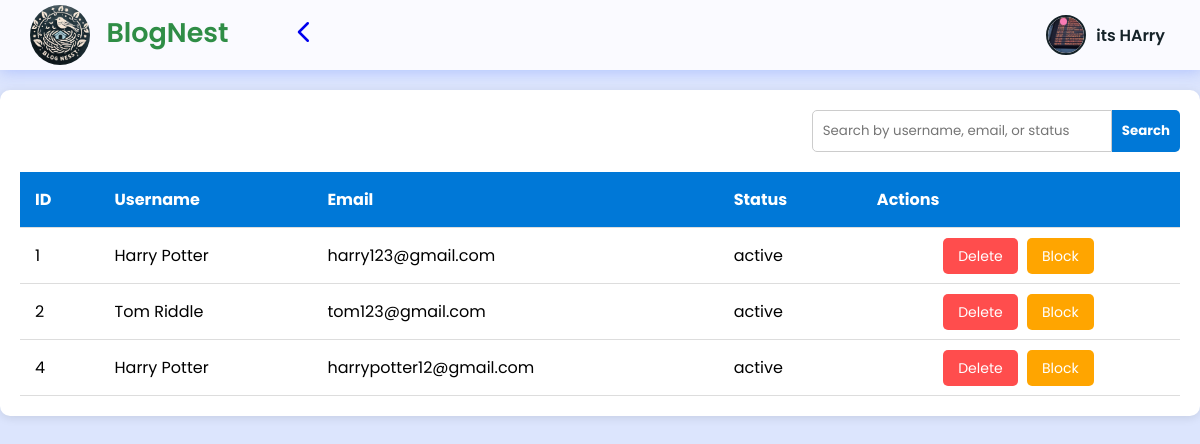
Screenshot of /Frontify/Main_Templete/Admin/user.php (signed in) with the database file from the repository.
### tables this page shows
CREATE TABLE `log_detail` (
  `id` int(50) NOT NULL,
  `uname` varchar(20) NOT NULL,
  `eid` varchar(254) NOT NULL,
  `password` varchar(32) NOT NULL,
  `type` varchar(10) NOT NULL,
  `profile_image` varchar(800) DEFAULT NULL,
  `status` varchar(30) NOT NULL DEFAULT 'active'
);

### Frontify/Main_Templete/Admin/user.php (the view, shortened to what this page needs)
<?php
@include '../../../DataForge/AdminData/Aindex_set.php';
@include '../../../DataForge/AdminData/config.php';
$searchQuery = '';
if (isset($_POST['search'])) {
    $searchQuery = mysqli_real_escape_string($conn, $_POST['search']);
    $query = "SELECT * FROM log_detail WHERE type='user'
              AND (uname LIKE '%$searchQuery%'
              OR eid LIKE '%$searchQuery%'
              OR status LIKE '%$searchQuery%')";
} else {
    $query = "SELECT * FROM log_detail WHERE type='user'";
}
$result = mysqli_query($conn, $query) or die("Error in query: " . mysqli_error($conn));
?>
<!DOCTYPE html>
<html lang="en">
<head>
    <link rel="stylesheet" href="../../Style/Admin/setting.css">
</head>
<header>
    <div class="logosec">
        <div class="logo">
            <img src="../../images/blognest_logo.png" alt="BlogNest Logo" class="blognest-logo">
            BlogNest
        </div>
        <a href="index.php">
            <svg xmlns="http://www.w3.org/2000/svg" class="icn menuicn" id="menuicn" alt="menu-icon" fill="none"
                viewBox="0 0 24 24" stroke="currentColor" stroke-width="2" style="height: 30px; width: 30px;">
                <path stroke-linecap="round" stroke-linejoin="round" d="M15 19l-7-7 7-7" />
            </svg>
        </a>
    </div>
    <div class="message">
        <div class="circle"></div>
        <div class="header_profile">
            <a href="./setting.php" class="profile_image_container">
                <img src="<?php echo htmlspecialchars($_SESSION['profile_image'] ?: '../../../Frontify/Images/Person.jpg'); ?>"
                    alt="Profile Picture" class="profile_image">
            </a>
            <span class="username"><?php echo htmlspecialchars($_SESSION['user_name']); ?></span>
        </div>
    </div>
</header>
<body>
    <div class="container">
        <form method="post" class="search-form"><input type="text" name="search"
                placeholder="Search by username, email, or status"
                value="<?php echo htmlspecialchars($searchQuery); ?>" /><button type="submit">Search</button></form>
        <table>
            <thead>
                <tr>
                    <th>ID</th>
                    <th>Username</th>
                    <th>Email</th>
                    <th>Status</th>
                    <th>Actions</th>
                </tr>
            </thead>
            <tbody>
                <?php if (mysqli_num_rows($result) > 0): ?>
                <?php while ($row = mysqli_fetch_assoc($result)): ?>
                <tr>
                    <td><?php echo $row['id']; ?></td>
                    <td><?php echo htmlspecialchars($row['uname']); ?></td>
                    <td><?php echo htmlspecialchars($row['eid']); ?></td>
                    <td><?php echo htmlspecialchars($row['status']); ?></td>
                    <td>
                        <a href="user.php?delete_id=<?php echo $row['id']; ?>"
                            onclick="return confirm('Are you sure you want to delete this user?');">Delete</a>
                        <a href="user.php?block_id=<?php echo $row['id']; ?>"
                            onclick="return confirm('Are you sure you want to block this user?');">Block</a>
                    </td>
                </tr>
                <?php endwhile; ?>
                <?php else: ?>
                <tr>
                    <td colspan="5">No records found.</td>
                </tr>
                <?php endif; ?>
            </tbody>
        </table>
    </div>
</body>
</html>

### Frontify/Style/Admin/setting.css (style rules this page uses)
* { margin: 0; padding: 0; box-sizing: border-box; font-family: "Poppins", sans-serif; }
:root { --background-color1: #fafaff; --background-color2: #ffffff; --background-color3: #ededed; --background-color4: #cad7fda4; --primary-color: #183a58; --secondary-color: #16424df5; --Border-color: #152228; --one-use-color: #152228; --two-use-color: #152228; }
body { background-color: var(--background-color4); max-width: 100%; overflow-x: hidden; }
header { height: 70px; width: 100vw; padding: 0 30px; background-color: var(--background-color1); box-shadow: 1px 1px 15px rgba(161, 182, 253, 0.825); display: flex; justify-content: space-between; align-items: center; }
.logo { font-size: 27px; font-weight: 600; color: rgb(47, 141, 70); }
.icn { height: 30px; }
.menuicn { cursor: pointer; }
.searchbar, .message, .logosec { display: flex; align-items: center; justify-content: center; }
.logosec { gap: 60px; }
.message { gap: 40px; position: relative; cursor: pointer; }
.circle { height: 7px; width: 7px; position: absolute; background-color: #fa7bb4; border-radius: 50%; left: 19px; top: 8px; }
.blognest-logo { height: 60px; width: 60px; border-radius: 50%; margin-right: 10px; vertical-align: middle; }
.header_profile { display: flex; align-items: center; gap: 10px; padding: 5px; }
.profile_image_container { height: 40px; width: 40px; overflow: hidden; border-radius: 50%; background-color: #e0e0e0; border: 2px solid #152228; flex-shrink: 0; }
.profile_image { height: 100%; width: 100%; object-fit: cover; border-radius: 50%; }
.username { font-size: 16px; font-weight: 600; color: #152228; white-space: nowrap; overflow: hidden; text-overflow: ellipsis; }

### Frontify/Main_Templete/Admin/user.php (style rules this page uses)
.container { max-width: 1200px; margin: 20px auto; padding: 20px; background-color: #fff; border-radius: 10px; box-shadow: 0 2px 10px rgba(0, 0, 0, 0.1); }
.search-form { display: flex; justify-content: flex-end; margin-bottom: 20px; }
.search-form input { padding: 10px; width: 300px; border: 1px solid #ccc; border-radius: 5px 0 0 5px; outline: none; }
.search-form button { padding: 10px; border: none; background-color: #0078d7; color: #fff; font-weight: bold; border-radius: 0 5px 5px 0; cursor: pointer; transition: background-color 0.3s; }
table { width: 100%; border-collapse: collapse; margin-top: 20px; }
table thead tr { background-color: #0078d7; color: #fff; }
table th, table td { padding: 15px; text-align: left; border-bottom: 1px solid #ddd; }
table td a { text-decoration: none; padding: 8px 15px; border-radius: 5px; color: #fff; font-size: 14px; margin-right: 5px; transition: background-color 0.3s; }
table td a:nth-child(1) { background-color: #ff4d4d; }
table td a:nth-child(2) { background-color: #ffa500; }
table td { vertical-align: middle; }
table td:last-child { text-align: center; }

### rows the page displays
log_detail: id "1", uname "Harry Potter", eid "harry123@gmail.com", status "active"
log_detail: id "2", uname "Tom Riddle", eid "tom123@gmail.com", status "active"
log_detail: id "4", uname "Harry Potter", eid "harrypotter12@gmail.com", status "active"

### other values shown
$_SESSION['user_name'] "its HArry"
